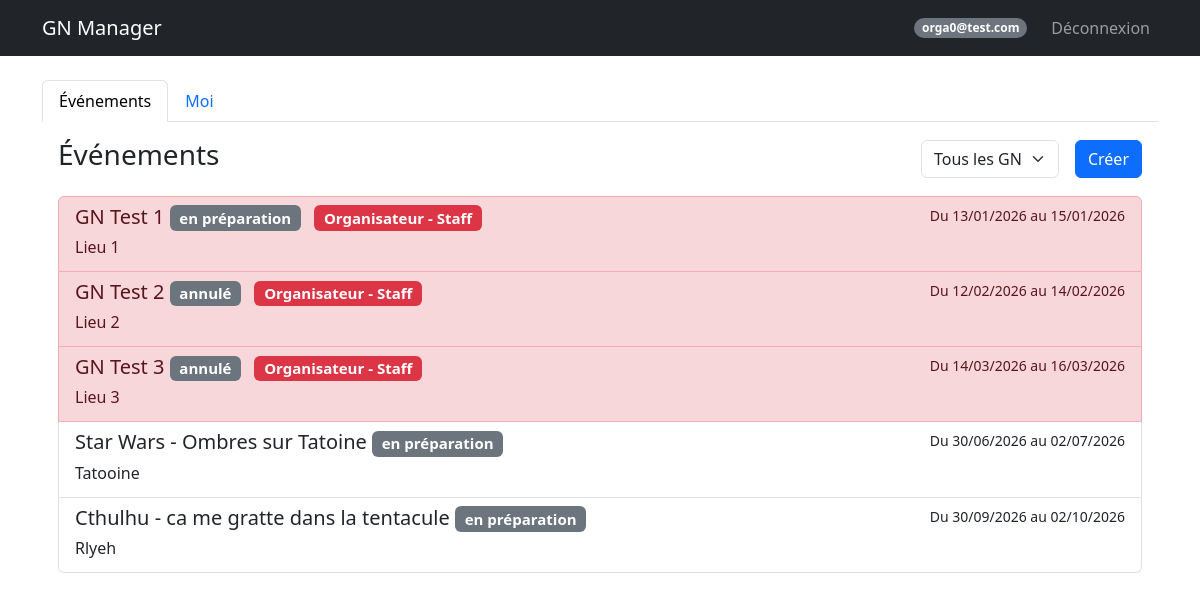
/dashboard (signed in), run on an earlier commit of the app's database.
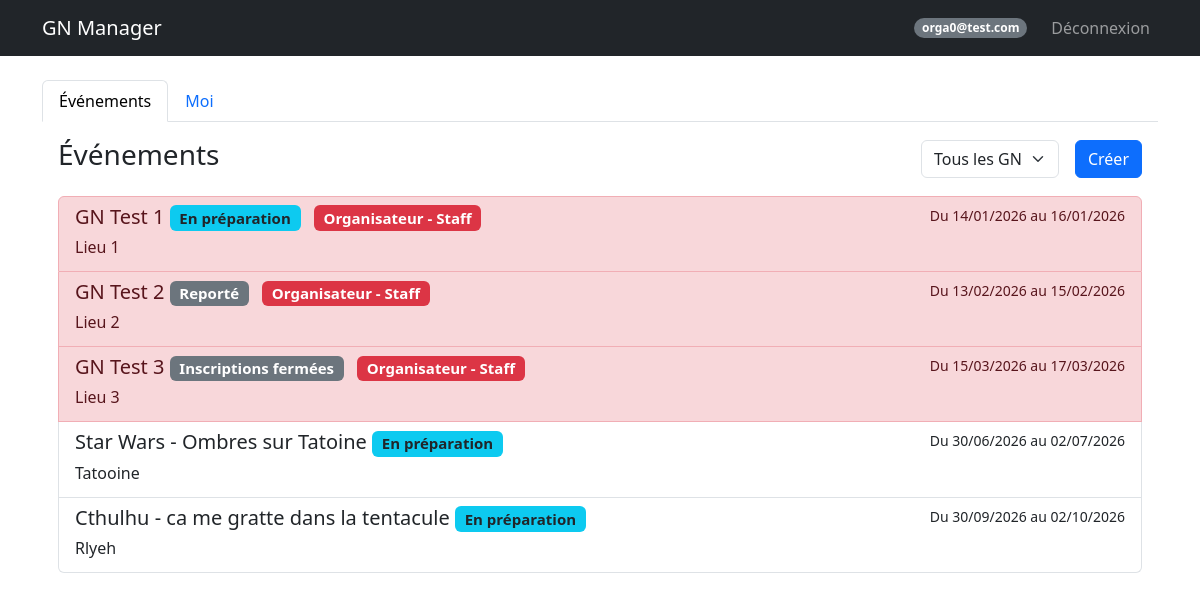
And on a later commit of the database.
### models.py (models this page shows, shortened)
class User(UserMixin, db.Model):
    id = db.Column(db.Integer, primary_key=True)
    email = db.Column(db.String(120), unique=True, nullable=False)
    password_hash = db.Column(db.String(128))
    nom = db.Column(db.String(80))
    prenom = db.Column(db.String(80))
    age = db.Column(db.Integer)
    genre = db.Column(db.String(20))
    avatar_url = db.Column(db.String(200))
    role = db.Column(db.String(20), default='user') # createur, sysadmin, user
    is_banned = db.Column(db.Boolean, default=False)
    is_deleted = db.Column(db.Boolean, default=False) # Soft delete
    @property
    def is_admin(self):
        return self.role in ['createur', 'sysadmin']

class Event(db.Model):
    id = db.Column(db.Integer, primary_key=True)
    name = db.Column(db.String(100), nullable=False)
    description = db.Column(db.Text) # Added
    date_start = db.Column(db.DateTime, nullable=False)
    date_end = db.Column(db.DateTime, nullable=False)
    location = db.Column(db.String(200))
    background_image = db.Column(db.String(200))
    visibility = db.Column(db.String(20), default='public') # public, private
    organizer_structure = db.Column(db.String(100))
    external_link = db.Column(db.String(255)) # Added (Google Forms)
    statut = db.Column(db.String(50), default='En préparation') # Added 'statut' as per user correctness
    groups_config = db.Column(db.Text, default='{"PJ": ["Peu importe"], "PNJ": ["Peu importe"], "Organisateur": ["Peu importe"]}') # JSON stored as string

class Participant(db.Model):
    id = db.Column(db.Integer, primary_key=True)
    event_id = db.Column(db.Integer, db.ForeignKey('event.id'), nullable=False)
    user_id = db.Column(db.Integer, db.ForeignKey('user.id'), nullable=False)
    type = db.Column(db.String(50)) # Organisateur, PJ, PNJ
    group = db.Column(db.String(50))
    role_id = db.Column(db.Integer, db.ForeignKey('role.id', use_alter=True, name='fk_participant_role'), nullable=True)
    role_communicated = db.Column(db.Boolean, default=False)
    role_received = db.Column(db.Boolean, default=False) # Added
    registration_status = db.Column(db.String(50), default='À valider') # Added
    payment_method = db.Column(db.String(50))
    payment_amount = db.Column(db.Float, default=0.0)
    payment_comment = db.Column(db.Text) # Added separate comment for payment if needed, or use generic comment
    comment = db.Column(db.Text)
    custom_image = db.Column(db.String(200))
    user = db.relationship('User', backref='participations')
    event = db.relationship('Event', backref='participants')
    role = db.relationship('Role', foreign_keys=[role_id], backref='participants_with_role')

### routes.py (the view)
@main.route('/dashboard')
@login_required
def dashboard():
    users_pagination = None
    if current_user.is_admin: # Uses the property we added
        page = request.args.get('page', 1, type=int)
        users_pagination = User.query.paginate(page=page, per_page=20, error_out=False)
    filter_type = request.args.get('filter', 'all')
    my_participations = Participant.query.filter_by(user_id=current_user.id).all()
    my_event_ids = [p.event_id for p in my_participations]
    my_roles = {p.event_id: p for p in my_participations} # Map event_id -> Participant object
    events = []
    now = datetime.now()
    if filter_type == 'mine':
        if my_event_ids:
            events = Event.query.filter(Event.id.in_(my_event_ids)).order_by(Event.date_start).all()
    elif filter_type == 'future':
        events = Event.query.filter(Event.date_start >= now).order_by(Event.date_start).all()
    elif filter_type == 'past':
        events = Event.query.filter(Event.date_end < now).order_by(Event.date_start.desc()).all()
    else:
        events = Event.query.order_by(Event.date_start).all()
    admin_view = request.args.get('admin_view')
    return render_template('dashboard.html', user=current_user, users_pagination=users_pagination, events=events, my_event_ids=my_event_ids, my_roles=my_roles, current_filter=filter_type, admin_view=admin_view)

### templates/dashboard.html (shortened to what this page needs)
{% extends "base.html" %}
{% block content %}
<ul class="nav nav-tabs" id="myTab" role="tablist">
    <li class="nav-item" role="presentation">
        <button class="nav-link {% if not admin_view %}active{% endif %}" id="events-tab" data-bs-toggle="tab"
            data-bs-target="#events" type="button" role="tab">Événements</button>
    </li>
    <li class="nav-item" role="presentation">
        <button class="nav-link" id="me-tab" data-bs-toggle="tab" data-bs-target="#me" type="button"
            role="tab">Moi</button>
    </li>
</ul>
<div class="tab-content" id="myTabContent">
    <div class="tab-pane fade p-3 {% if not admin_view %}show active{% endif %}" id="events" role="tabpanel">
        <div class="d-flex justify-content-between align-items-center mb-3">
            <h3>Événements</h3>
            <div class="d-flex gap-2">
                <form action="/dashboard" method="GET" class="d-flex align-items-center">
                    <select name="filter" class="form-select me-2" onchange="this.form.submit()">
                        <option value="all" {% if current_filter=='all' %}selected{% endif %}>Tous les GN</option>
                    </select>
                </form>
                <a href="/event/create" class="btn btn-primary">Créer</a>
            </div>
        </div>
        <div class="list-group">
            {% for e in events %}
            {% set participation = my_roles.get(e.id) %}
            {% set row_class = "" %}
            {% set badge_class = "" %}
            {% set badge_text = "" %}
            {% if participation %}
            {% if participation.type == 'organisateur' or participation.type == 'Organisateur' %}
            {% set row_class = "list-group-item-danger" %}
            {% set badge_class = "bg-danger" %}
            {% set badge_text = "Organisateur" %}
            {% elif participation.type == 'PJ' %}
            {% set row_class = "list-group-item-success" %}
            {% set badge_class = "bg-success" %}
            {% set badge_text = "PJ" %}
            {% elif participation.type == 'PNJ' %}
            {% set row_class = "list-group-item-primary" %}
            {% set badge_class = "bg-primary" %}
            {% set badge_text = "PNJ" %}
            {% else %}
            {% set row_class = "list-group-item-success" %}
            {% set badge_class = "bg-success" %}
            {% set badge_text = participation.type %}
            {% endif %}
            {% endif %}
            {% set status_color = "bg-secondary" %}
            {% if e.statut == "Événement en cours" %}
            {% set status_color = "bg-success" %}
            {% elif e.statut == "Terminé" %}
            {% set status_color = "bg-dark" %}
            {% elif e.statut == "Annulé" %}
            {% set status_color = "bg-danger" %}
            {% elif e.statut == "En préparation" %}
            {% set status_color = "bg-info text-dark" %}
            {% endif %}
            <a href="/event/{{ e.id }}" class="list-group-item list-group-item-action {{ row_class }}">
                <div class="d-flex w-100 justify-content-between">
                    <h5 class="mb-1">
                        {{ e.name }}
                        <span class="badge {{ status_color }}">{{ e.statut }}</span>
                        {% if participation %}
                        <span class="badge {{ badge_class }} ms-2">{{ badge_text }}
                            {% if participation.group and participation.group != 'Peu importe' %}
                            - {{ participation.group }}
                            {% endif %}
                        </span>
                        {% endif %}
                    </h5>
                    <small>Du {{ e.date_start.strftime('%d/%m/%Y') }} au {{ e.date_end.strftime('%d/%m/%Y') }}</small>
                </div>
                <p class="mb-1">{{ e.location }}</p>
            </a>
            {% else %}
            <p class="text-muted text-center mt-4">Aucun événement trouvé pour ce filtre.</p>
            {% endfor %}
        </div>
    </div>
        {% endblock %}

### templates/base.html (shortened to what this page needs)
<!DOCTYPE html>
<html lang="fr">
<head>
    <link href="https://cdn.jsdelivr.net/npm/bootstrap@5.3.0/dist/css/bootstrap.min.css" rel="stylesheet">
    <link rel="stylesheet" href="https://cdn.jsdelivr.net/npm/bootstrap-icons@1.11.3/font/bootstrap-icons.min.css">
</head>
<body>
    <nav class="navbar navbar-expand-lg navbar-dark bg-dark">
        <div class="container">
            <a class="navbar-brand" href="/">GN Manager</a>
            {% if current_user.is_authenticated %}
            <div class="navbar-nav ms-auto align-items-center">
                <span class="badge bg-secondary rounded-pill me-3">{{ current_user.email }}</span>
                <a class="nav-link" href="/logout">Déconnexion</a>
            </div>
            {% endif %}
        </div>
    </nav>
    <div class="container mt-4">
        {% block content %}{% endblock %}
</body>
</html>

What changed in the data, as far as the page shows it:
changed Event "GN Test 1": statut "en préparation" → "En préparation"; date_start "13/01/2026" → "14/01/2026"; date_end "15/01/2026" → "16/01/2026"
changed Event "GN Test 2": statut "annulé" → "Reporté"; date_start "12/02/2026" → "13/02/2026"; date_end "14/02/2026" → "15/02/2026"
changed Event "GN Test 3": statut "annulé" → "Inscriptions fermées"; date_start "14/03/2026" → "15/03/2026"; date_end "16/03/2026" → "17/03/2026"
changed Event "Star Wars - Ombres sur Tatoine": statut "en préparation" → "En préparation"
changed Event "Cthulhu - ca me gratte dans la tentacule": statut "en préparation" → "En préparation"
